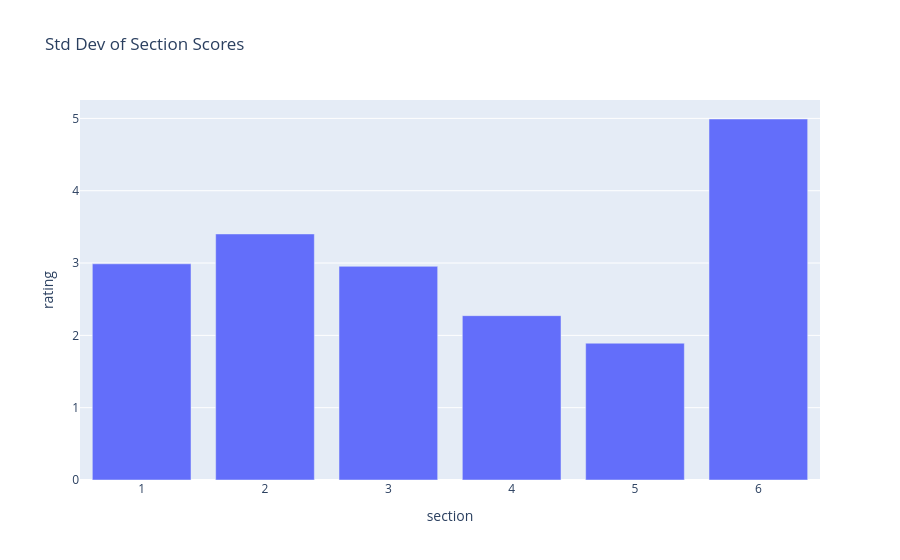

The code cell stored with this chart in its notebook:
### Code cell
fig = px.bar(std_df.reset_index(),
             x="section", y="rating",
             labels={"Anticipation":"Anticipation Std Dev"},
             title="Std Dev of Section Scores")
fig.show()

### Figure 1 — Plotly figure (JSON) as saved in the notebook; plotly's stock layout.template omitted (floating-point values rounded to 4 significant figures)
{"data": [{"alignmentgroup": "True", "hovertemplate": "section=%{x}<br>rating=%{y}<extra></extra>", "legendgroup": "", "marker": {"color": "#636efa", "pattern": {"shape": ""}}, "name": "", "offsetgroup": "", "orientation": "v", "showlegend": false, "textposition": "auto", "type": "bar", "x": [1, 2, 3, 4, 5, 6], "xaxis": "x", "y": [2.989, 3.402, 2.955, 2.272, 1.891, 4.992], "yaxis": "y"}], "layout": {"barmode": "relative", "legend": {"tracegroupgap": 0}, "title": {"text": "Std Dev of Section Scores"}, "xaxis": {"anchor": "y", "domain": [0, 1], "title": {"text": "section"}}, "yaxis": {"anchor": "x", "domain": [0, 1], "title": {"text": "rating"}}}}
